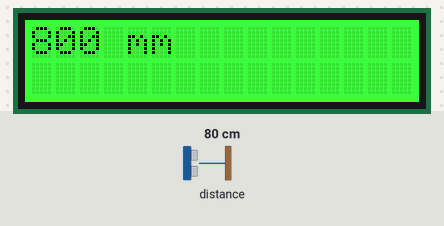
A sketch run on a simulated Arduino Uno, built with avr-gcc and run on an emulated ATmega328P. On the bench: 16×2 character LCD. The inputs (shaded band) are chosen by the test bench; at power-on: distance to the obstacle 80 cm. What the sketch prints to the serial monitor is not drawn.

Above: at 1.2 s.
1.3 s: distance to the obstacle set to 2 cm
At 2.0 s:
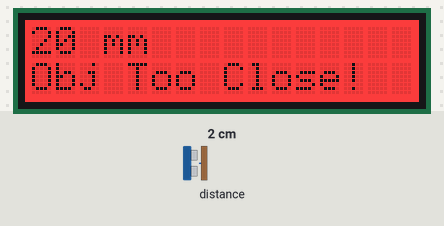
4.3 s: distance to the obstacle set to 18 cm
At 5.7 s:
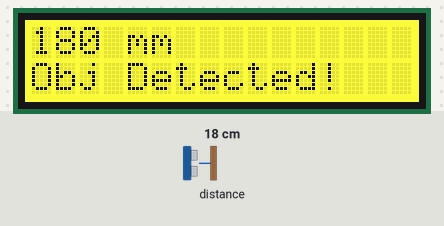
7.3 s: distance to the obstacle set to 4 cm
At 8.4 s:
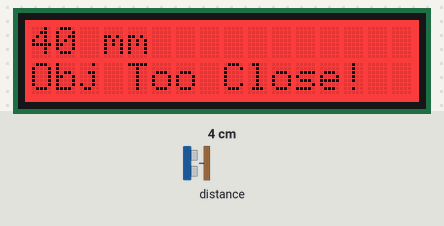
Timing chart, 0 to 10.3 s (numbered marks = the images above; inputs shaded):
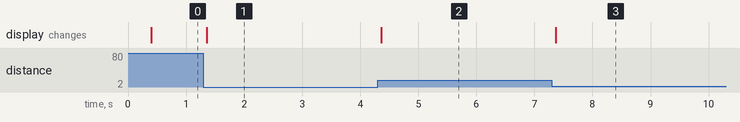

Measured:
- after the input at 1.3 s, the display: changes after 0.06 s (image 1)
- after the input at 4.3 s, the display: changes after 0.06 s (image 2)
- after the input at 7.3 s, the display: changes after 0.07 s (image 3)

The sketch:

objectPresenceSensor.ino
```cpp
// Unit-ToF4M is a smart Laser ToF distance sensor. The sensor is use for non-contact precision distance measurement of a target object.
// The various potential usages of this ToF distance sensor:
// (a) Detect if a component is present at a specific workstation or assembly point
// (b) Trigger actions such as activating a robotic arm, conveyor belt, or inspection process when an object enters a predefined zone
// (c) Monitor occupancy or detect obstructions in automated guided vehicle (AGV) paths
//
// This example sketch performs object peesence detection. Take note that median filter is not required.
//

#define PRESENCE_TH             500     // In mm (50 cm)
#define PRESENCE_TOO_CLOSE_TH   100     // In mm (10 cm)
#include <Wire.h>
#include <VL53L1X.h>
#include "rgb_lcd.h"

rgb_lcd lcd;                            // Instantiate LCD
VL53L1X sensor;                         // Instantiate Unit-ToF4M ToF sensor
unsigned int distance;

void setup()
{
    Wire.begin();                       // Initialiaze I2C bus
    Serial.begin(115200);               // Initialize Serial Port for debugging
    lcd.begin(16, 2);                   // Initialize LCD
    lcd.setRGB(0, 255, 0);              // Green LCD Back Light
    sensor.setBus(&Wire);               // Configure sensor to use the I2C bus.
    sensor.setTimeout(500);             // Configure sensor timeout.
    if (!sensor.init()) {               // Initialize sensor
        Serial.println("Failed to detect and initialize sensor!");
        while (1);
    }

    // Use long distance mode and allow up to 50000 us (50 ms) for a
    // measurement. You can change these settings to adjust the performance of
    // the sensor, but the minimum timing budget is 20 ms for short distance
    // mode and 33 ms for medium and long distance modes. See the VL53L1X
    // datasheet for more information on range and timing limits.
    sensor.setDistanceMode(VL53L1X::Long);
    sensor.setMeasurementTimingBudget(50000);

    // Start continuous readings at a rate of one measurement every 50 ms (the
    // inter-measurement period). This period should be at least as long as the
    // timing budget.
    sensor.startContinuous(50);
}

void loop() {
    sensor.read();
    distance = sensor.ranging_data.range_mm;
    if(distance > PRESENCE_TOO_CLOSE_TH && distance < PRESENCE_TH)
    {
        Serial.println("Object Presence and within Valid Range.");
        lcd.clear();
        lcd.setRGB(255, 255, 0);                                        // Yellow LCD Back Light
        lcd.setCursor(0, 0); lcd.print(distance); lcd.print(" mm");
        lcd.setCursor(0, 1); lcd.print("Obj Detected!");
    }
    else if (distance > 0 && distance <= PRESENCE_TOO_CLOSE_TH)
    {
        Serial.println("Object Presence and is Too CLose!");
        lcd.clear();
        lcd.setRGB(255, 0, 0);                                          // Red LCD Back Light
        lcd.setCursor(0, 0); lcd.print(distance); lcd.print(" mm");
        lcd.setCursor(0, 1); lcd.print("Obj Too Close!");
    }
    else
    {
        lcd.clear();
        lcd.setRGB(0, 255, 0);                                          // Green LCD Back Light
        lcd.setCursor(0, 0); lcd.print(distance); lcd.print(" mm");
    }
}
```
